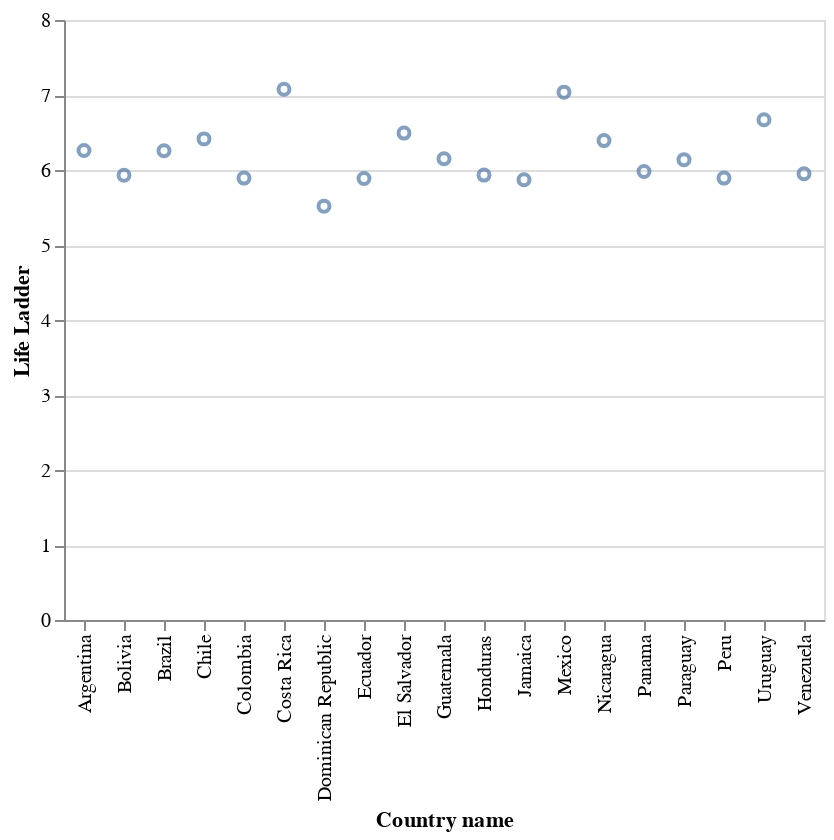

Notebook code for this chart:
### Code cell
alt.Chart(happy_lac).mark_point().encode(
x = "Country name",
y = "Life Ladder"
)

### Figure 1 — Vega-Lite specification as saved in the notebook (floating-point values rounded to 4 significant figures)
{"config": {"view": {"continuousWidth": 300, "continuousHeight": 300}}, "data": {"name": "data-521dbf837bf678f07b4ab254f0dc1499"}, "mark": {"type": "point"}, "encoding": {"x": {"field": "Country name", "type": "nominal"}, "y": {"field": "Life Ladder", "type": "quantitative"}}, "$schema": "https://vega.github.io/schema/vega-lite/v5.20.1.json", "datasets": {"data-521dbf837bf678f07b4ab254f0dc1499": [{"Country name": "Argentina", "year": 2022, "Life Ladder": 6.261, "Log GDP per capita": 10.01, "Social support": 0.893, "Healthy life expectancy at birth": 67.25, "Freedom to make life choices": 0.825, "Generosity": -0.128, "Perceptions of corruption": 0.81, "Positive affect": 0.724, "Negative affect": 0.284, "Regional indicator": "Latin America and Caribbean", "_merge": "both"}, {"Country name": "Bolivia", "year": 2022, "Life Ladder": 5.929, "Log GDP per capita": 9.014, "Social support": 0.824, "Healthy life expectancy at birth": 63.75, "Freedom to make life choices": 0.865, "Generosity": -0.08, "Perceptions of corruption": 0.84, "Positive affect": 0.738, "Negative affect": 0.426, "Regional indicator": "Latin America and Caribbean", "_merge": "both"}, {"Country name": "Brazil", "year": 2022, "Life Ladder": 6.257, "Log GDP per capita": 9.611, "Social support": 0.866, "Healthy life expectancy at birth": 65.92, "Freedom to make life choices": 0.83, "Generosity": -0.061, "Perceptions of corruption": 0.742, "Positive affect": 0.681, "Negative affect": 0.341, "Regional indicator": "Latin America and Caribbean", "_merge": "both"}, {"Country name": "Chile", "year": 2022, "Life Ladder": 6.415, "Log GDP per capita": 10.15, "Social support": 0.887, "Healthy life expectancy at birth": 70.45, "Freedom to make life choices": 0.793, "Generosity": -0.011, "Perceptions of corruption": 0.796, "Positive affect": 0.775, "Negative affect": 0.253, "Regional indicator": "Latin America and Caribbean", "_merge": "both"}, {"Country name": "Colombia", "year": 2022, "Life Ladder": 5.892, "Log GDP per capita": 9.66, "Social support": 0.877, "Healthy life expectancy at birth": 69.53, "Freedom to make life choices": 0.799, "Generosity": -0.162, "Perceptions of corruption": 0.863, "Positive affect": 0.762, "Negative affect": 0.306, "Regional indicator": "Latin America and Caribbean", "_merge": "both"}, {"Country name": "Costa Rica", "year": 2022, "Life Ladder": 7.077, "Log GDP per capita": 9.998, "Social support": 0.902, "Healthy life expectancy at birth": 70.0, "Freedom to make life choices": 0.91, "Generosity": -0.047, "Perceptions of corruption": 0.751, "Positive affect": 0.793, "Negative affect": 0.272, "Regional indicator": "Latin America and Caribbean", "_merge": "both"}, {"Country name": "Dominican Republic", "year": 2022, "Life Ladder": 5.518, "Log GDP per capita": 9.874, "Social support": 0.82, "Healthy life expectancy at birth": 64.6, "Freedom to make life choices": 0.853, "Generosity": -0.084, "Perceptions of corruption": 0.656, "Positive affect": 0.723, "Negative affect": 0.306, "Regional indicator": "Latin America and Caribbean", "_merge": "both"}, {"Country name": "Ecuador", "year": 2022, "Life Ladder": 5.887, "Log GDP per capita": 9.29, "Social support": 0.825, "Healthy life expectancy at birth": 69.25, "Freedom to make life choices": 0.759, "Generosity": -0.08, "Perceptions of corruption": 0.866, "Positive affect": 0.777, "Negative affect": 0.356, "Regional indicator": "Latin America and Caribbean", "_merge": "both"}, {"Country name": "El Salvador", "year": 2022, "Life Ladder": 6.492, "Log GDP per capita": 9.135, "Social support": 0.772, "Healthy life expectancy at birth": 65.95, "Freedom to make life choices": 0.914, "Generosity": -0.112, "Perceptions of corruption": 0.621, "Positive affect": 0.823, "Negative affect": 0.296, "Regional indicator": "Latin America and Caribbean", "_merge": "both"}, {"Country name": "Guatemala", "year": 2022, "Life Ladder": 6.15, "Log GDP per capita": 9.116, "Social support": 0.806, "Healthy life expectancy at birth": 62.9, "Freedom to make life choices": 0.856, "Generosity": -0.057, "Perceptions of corruption": 0.835, "Positive affect": 0.835, "Negative affect": 0.263, "Regional indicator": "Latin America and Caribbean", "_merge": "both"}, {"Country name": "Honduras", "year": 2022, "Life Ladder": 5.932, "Log GDP per capita": 8.645, "Social support": 0.729, "Healthy life expectancy at birth": 64.28, "Freedom to make life choices": 0.851, "Generosity": 0.081, "Perceptions of corruption": 0.834, "Positive affect": 0.775, "Negative affect": 0.289, "Regional indicator": "Latin America and Caribbean", "_merge": "both"}, {"Country name": "Jamaica", "year": 2022, "Life Ladder": 5.87, "Log GDP per capita": 9.198, "Social support": 0.868, "Healthy life expectancy at birth": 66.6, "Freedom to make life choices": 0.874, "Generosity": -0.088, "Perceptions of corruption": 0.91, "Positive affect": 0.718, "Negative affect": 0.269, "Regional indicator": "Latin America and Caribbean", "_merge": "both"}, {"Country name": "Mexico", "year": 2022, "Life Ladder": 7.038, "Log GDP per capita": 9.876, "Social support": 0.858, "Healthy life expectancy at birth": 65.8, "Freedom to make life choices": 0.861, "Generosity": -0.121, "Perceptions of corruption": 0.78, "Positive affect": 0.818, "Negative affect": 0.205, "Regional indicator": "Latin America and Caribbean", "_merge": "both"}, {"Country name": "Nicaragua", "year": 2022, "Life Ladder": 6.392, "Log GDP per capita": 8.664, "Social support": 0.844, "Healthy life expectancy at birth": 65.72, "Freedom to make life choices": 0.914, "Generosity": -0.001, "Perceptions of corruption": 0.57, "Positive affect": 0.787, "Negative affect": 0.339, "Regional indicator": "Latin America and Caribbean", "_merge": "both"}, {"Country name": "Panama", "year": 2022, "Life Ladder": 5.979, "Log GDP per capita": 10.33, "Social support": 0.891, "Healthy life expectancy at birth": 69.0, "Freedom to make life choices": 0.899, "Generosity": -0.121, "Perceptions of corruption": 0.887, "Positive affect": 0.821, "Negative affect": 0.259, "Regional indicator": "Latin America and Caribbean", "_merge": "both"}, {"Country name": "Paraguay", "year": 2022, "Life Ladder": 6.138, "Log GDP per capita": 9.508, "Social support": 0.899, "Healthy life expectancy at birth": 65.95, "Freedom to make life choices": 0.922, "Generosity": -0.011, "Perceptions of corruption": 0.839, "Positive affect": 0.821, "Negative affect": 0.238, "Regional indicator": "Latin America and Caribbean", "_merge": "both"}, {"Country name": "Peru", "year": 2022, "Life Ladder": 5.892, "Log GDP per capita": 9.449, "Social support": 0.823, "Healthy life expectancy at birth": 70.03, "Freedom to make life choices": 0.764, "Generosity": -0.178, "Perceptions of corruption": 0.884, "Positive affect": 0.755, "Negative affect": 0.378, "Regional indicator": "Latin America and Caribbean", "_merge": "both"}, {"Country name": "Uruguay", "year": 2022, "Life Ladder": 6.671, "Log GDP per capita": 10.08, "Social support": 0.905, "Healthy life expectancy at birth": 67.5, "Freedom to make life choices": 0.878, "Generosity": -0.052, "Perceptions of corruption": 0.631, "Positive affect": 0.775, "Negative affect": 0.267, "Regional indicator": "Latin America and Caribbean", "_merge": "both"}, {"Country name": "Venezuela", "year": 2022, "Life Ladder": 5.949, "Log GDP per capita": null, "Social support": 0.899, "Healthy life expectancy at birth": 63.88, "Freedom to make life choices": 0.77, "Generosity": null, "Perceptions of corruption": 0.798, "Positive affect": 0.754, "Negative affect": 0.292, "Regional indicator": "Latin America and Caribbean", "_merge": "both"}]}}
